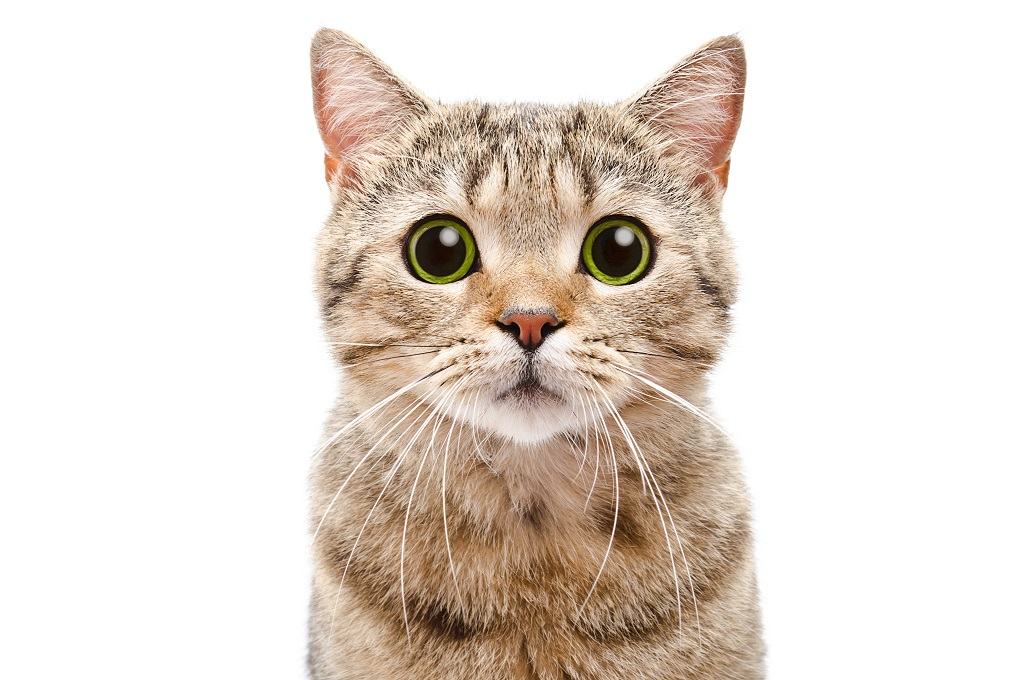
#> input picture OpenCV/cat.jpg, 1027 x 680 px
$ python thresholding.py
#> lines starting #> are read from the running program, lines starting #| are printed output that depends on the picture; after the words box and inside, x2 and y2 are one past the last pixel; in counts of white or black regions, pixels touching at a corner belong together
import cv2 as cv

img = cv.imread('cat.jpg')
#> img is the input picture: shape (680, 1027, 3); mean B, G, R 210.4, 218.9, 228.7
cv.imshow('img',img)

gray = cv.cvtColor(img,cv.COLOR_BGR2GRAY)
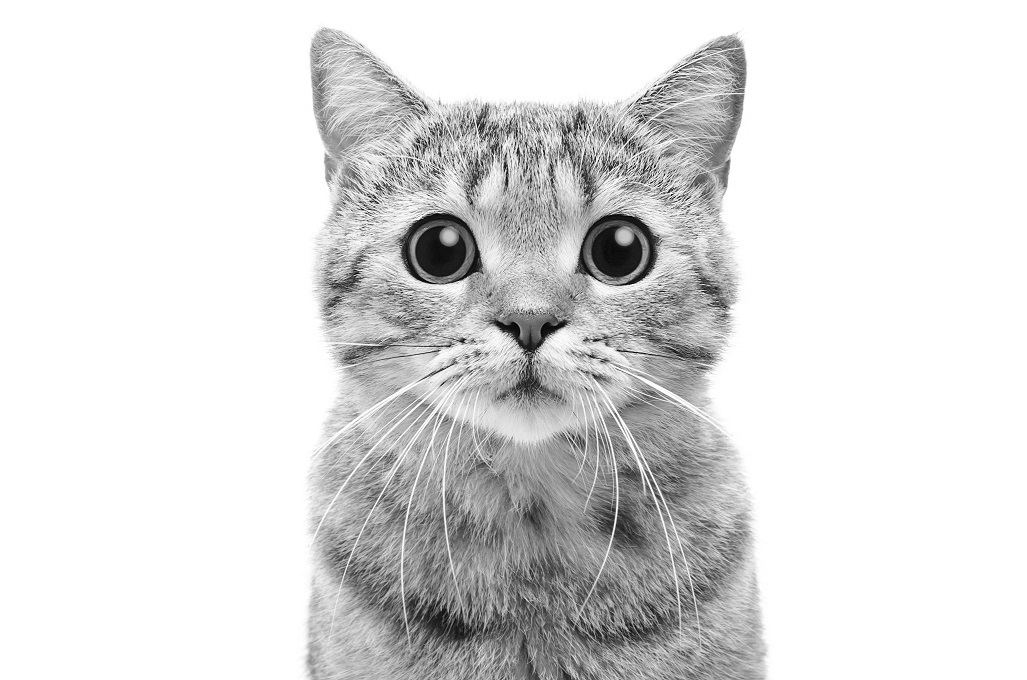
#> gray: shape (680, 1027); min 2, max 255, mean 220.9
cv.imshow('gray',gray)

# simple thresholding
threshold,thres = cv.threshold(gray,225,255,cv.THRESH_BINARY)
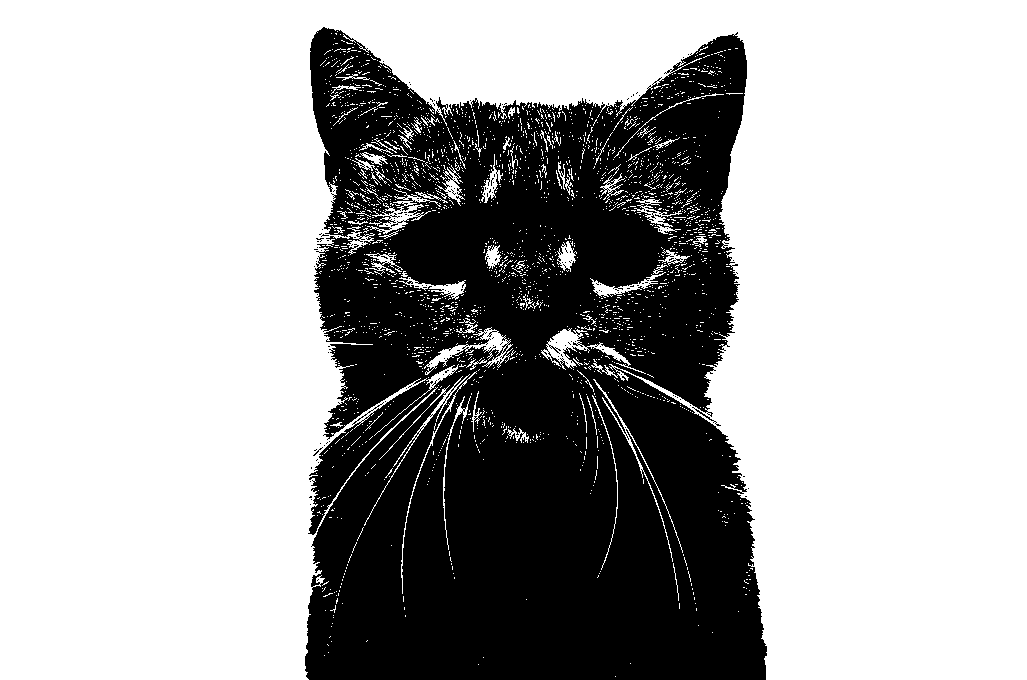
#> thres: shape (680, 1027); 66.9% white; 167 black regions (164 under 20 px), largest, box (x1, y1, x2, y2) and area: (305, 27, 767, 680) 230690, (692, 407, 721, 426) 50, (646, 210, 657, 219) 25
cv.imshow('simple threshold',thres)

# inverse thresholding
threshold,thres_inv = cv.threshold(gray,225,255,cv.THRESH_BINARY_INV)
cv.imshow('simple threshold inverse',thres_inv)

# adaptive thresholding
adaptive_thres = cv.adaptiveThreshold(gray,255,cv.ADAPTIVE_THRESH_MEAN_C,cv.THRESH_BINARY, 11, 3)
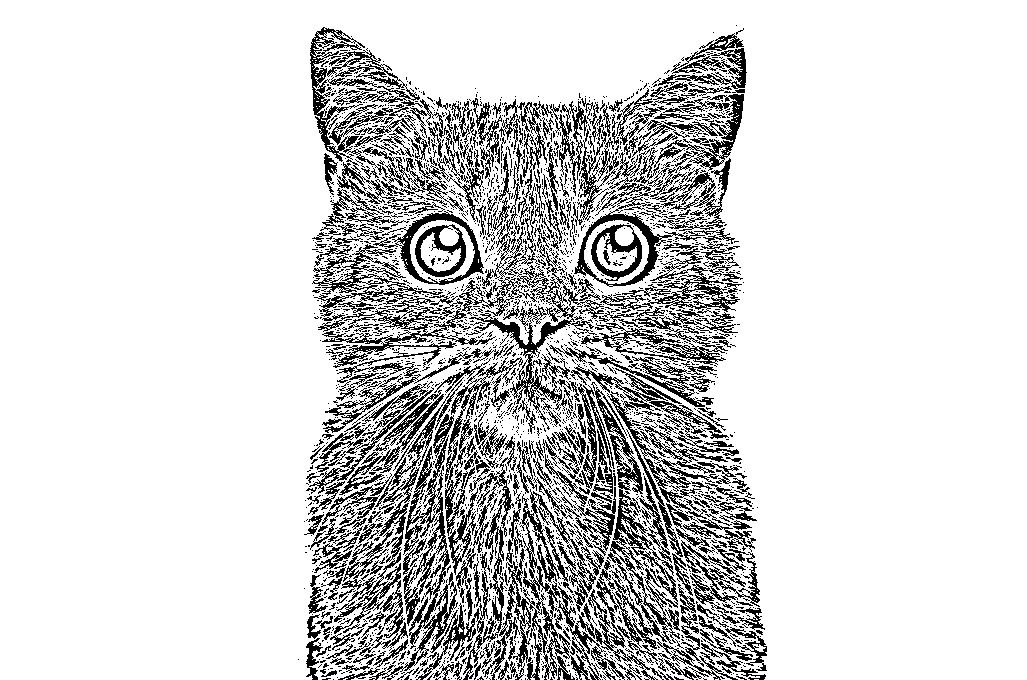
#> adaptive_thres: shape (680, 1027); 83.8% white; black in thin lines or dots, all inside (x1, y1, x2, y2) = (298, 25, 767, 680)
cv.imshow('adaptive thresholding',adaptive_thres)

# inverse thresholding
adaptive_thres = cv.adaptiveThreshold(gray,255,cv.ADAPTIVE_THRESH_MEAN_C,cv.THRESH_BINARY_INV, 11, 9)
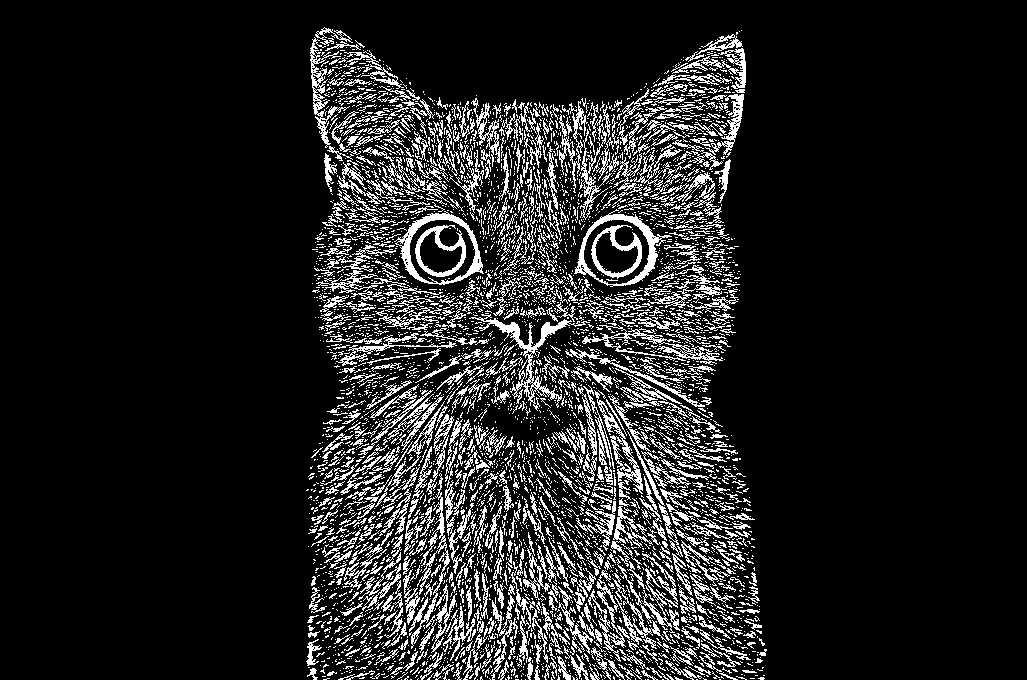
#> adaptive_thres: shape (680, 1027); 12.7% white in thin lines or dots, all inside (x1, y1, x2, y2) = (306, 27, 767, 680)
cv.imshow('adaptive thresholding',adaptive_thres)

# gaussian inverse thresholding
adaptive_gaussian_thres = cv.adaptiveThreshold(gray,255,cv.ADAPTIVE_THRESH_GAUSSIAN_C,cv.THRESH_BINARY_INV, 11, 9)
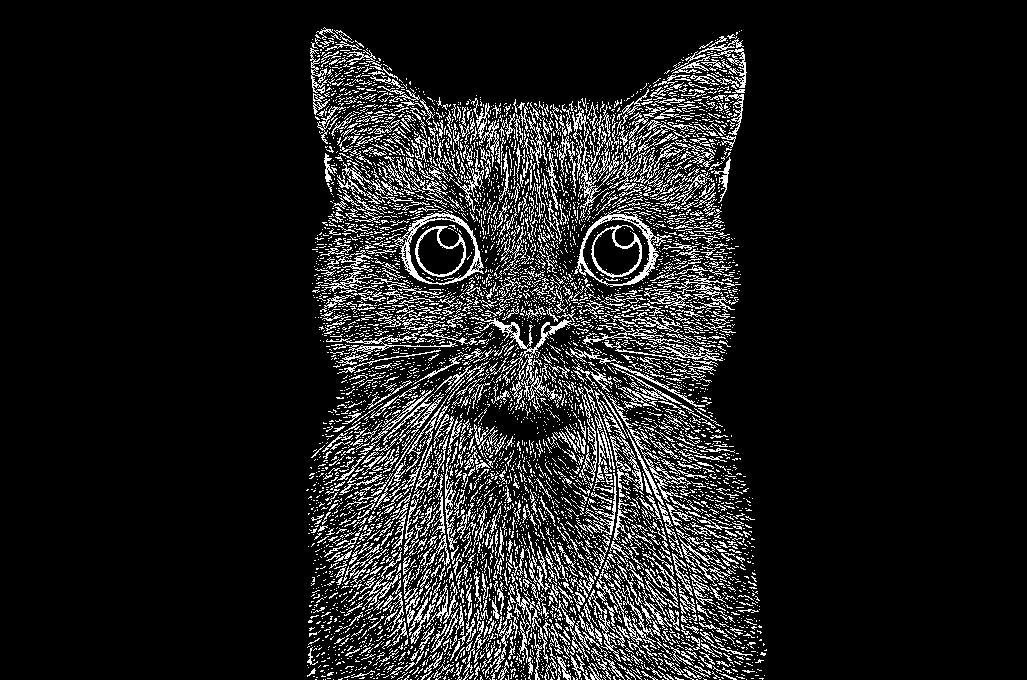
#> adaptive_gaussian_thres: shape (680, 1027); 11.9% white in thin lines or dots, all inside (x1, y1, x2, y2) = (306, 27, 767, 680)
cv.imshow('gaussian adaptive thresholding',adaptive_gaussian_thres)

cv.waitKey(0)

$ run again, with OpenCV/peoples3.jpg copied over OpenCV/cat.jpg
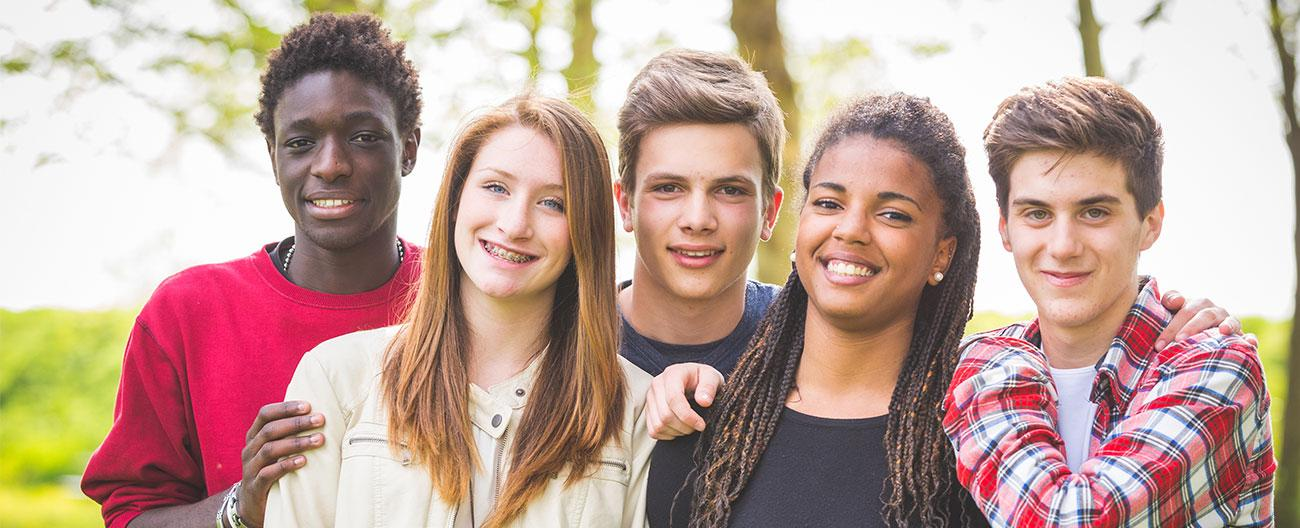
#> input picture OpenCV/peoples3.jpg, 1300 x 528 px
#> img is the input picture: shape (528, 1300, 3); mean B, G, R 152.1, 162.8, 191.2
#> `threshold,thres = cv.threshold(gray,225,255,cv.THRESH_BINARY)`:
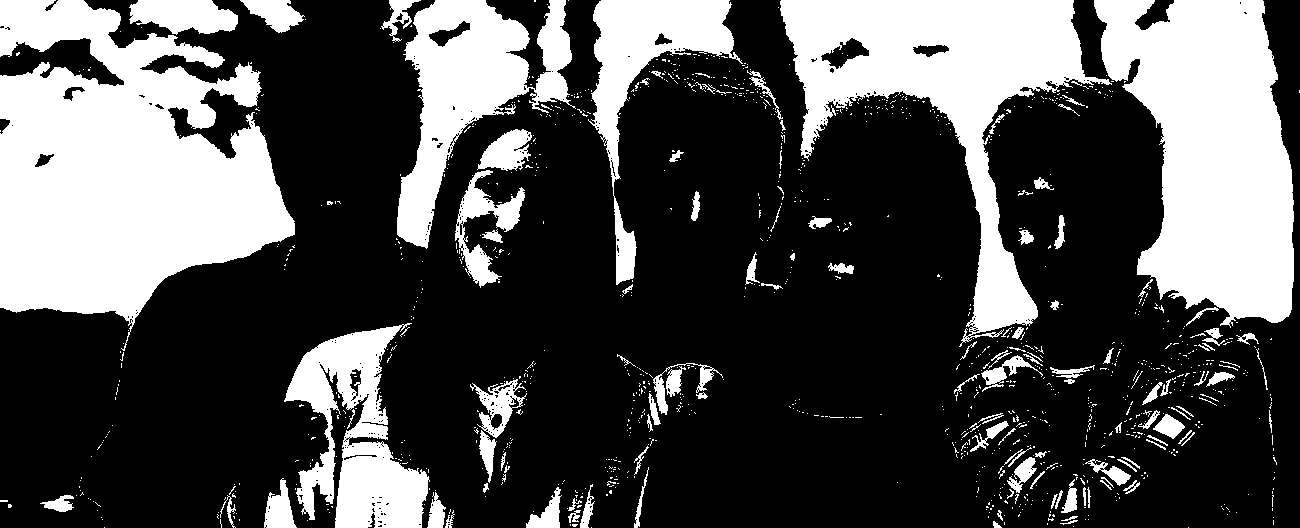
#> thres: shape (528, 1300); 31% white; 1173 white regions (1050 under 20 px), largest, box (x1, y1, x2, y2) and area: (0, 0, 295, 351) 63731, (1094, 0, 1294, 328) 43340, (780, 0, 1112, 347) 35934
#> `adaptive_gaussian_thres = cv.adaptiveThreshold(gray,255,cv.ADAPTIVE_TH..`:
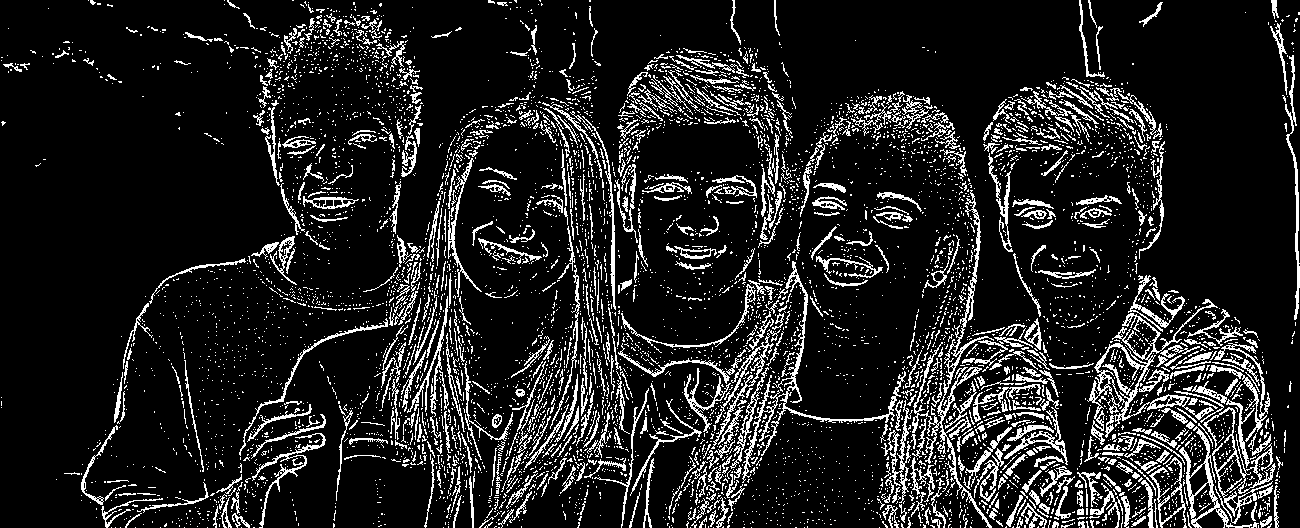
#> adaptive_gaussian_thres: shape (528, 1300); 13.1% white in thin lines or dots
